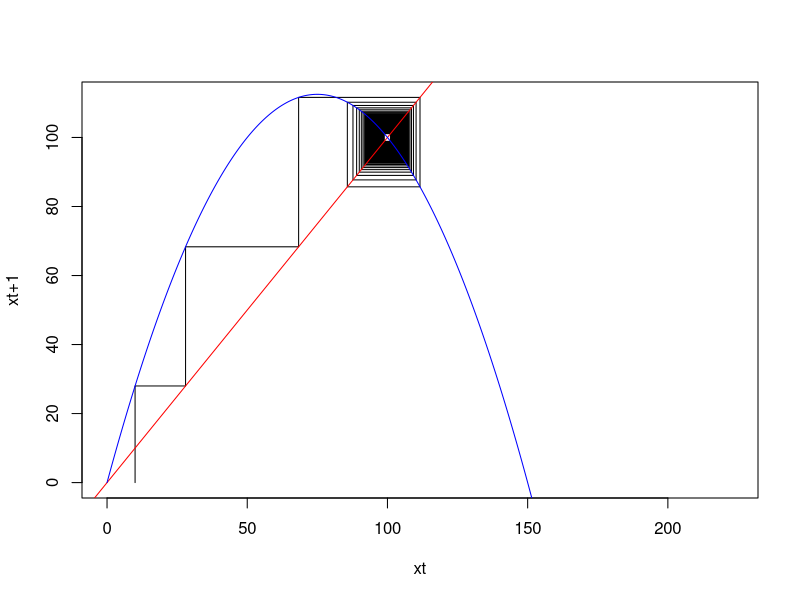

This figure's R source:
## ---- chunk 1
cobweb = function(x0, r, K, t.max){
  x.vec = x0
  y.vec = 0
  
  x.t = x0
  
  for(i in 1:t.max){
    x.t1 = x.t*(1+r*(1-x.t/K))
    x.vec = append(x.vec, x.t)
    y.vec = append(y.vec, x.t1)
    
    x.vec = append(x.vec, x.t1)
    y.vec = append(y.vec, x.t1)
    
    x.t = x.t1
  }
  
  out=cbind(x.vec, y.vec)
  
  plot(y.vec~x.vec, data=out, type="l", xlim=c(0, max(x.vec)*2), xlab="xt", ylab="xt+1")
  abline(a=0, b=1, col="red")
  
  x.seq = seq(0, max(x.vec)*2, 0.1)
  lines(x.seq, x.seq*(1+r*(1-x.seq/K)), col='blue')
}

cobweb(10, 2.0, 100, 1000)


